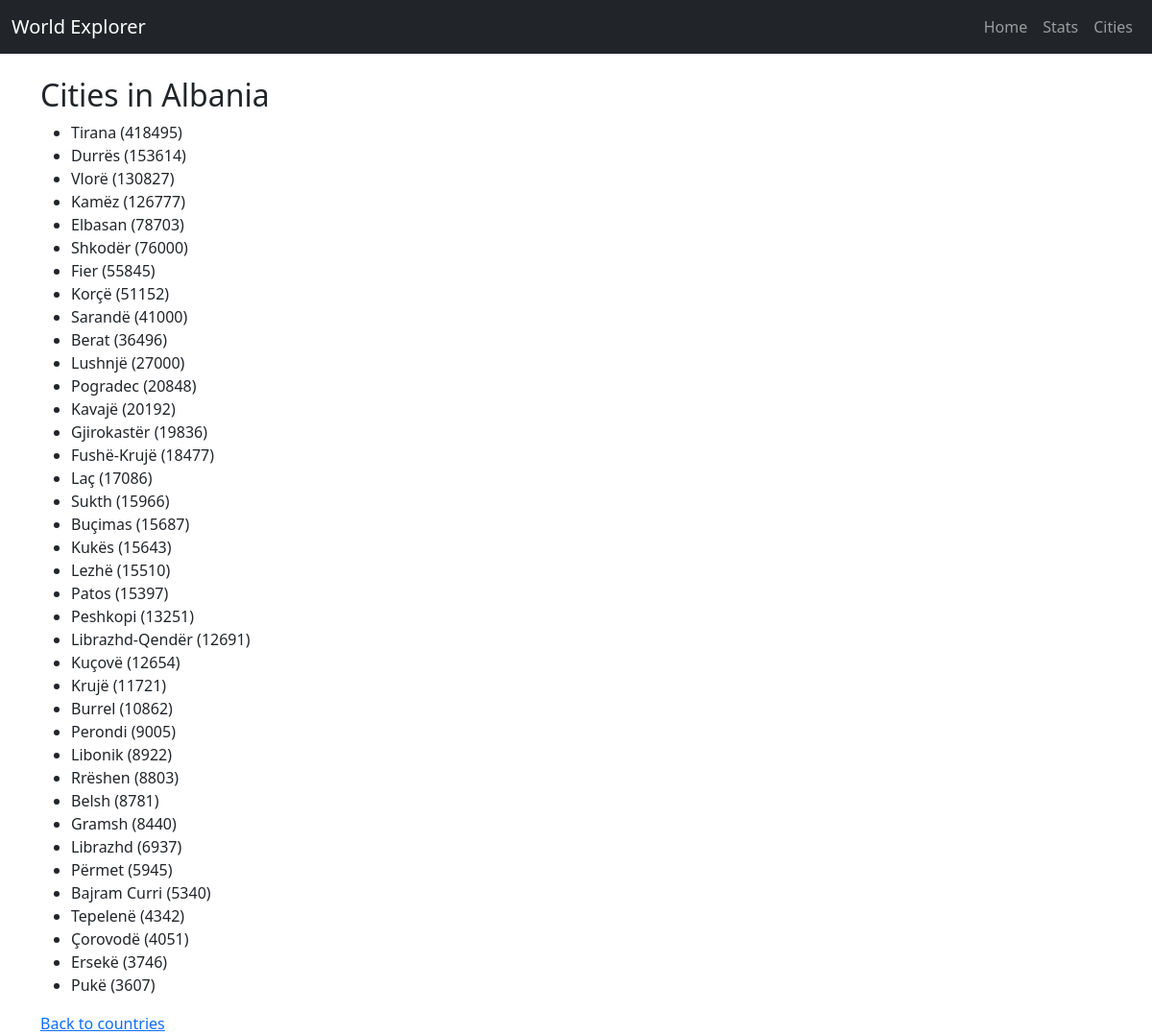
Screenshot of /country/150 with the database file from the repository.
### app/models.py (models this page shows)
class Country(db.Model):
    id = db.Column(db.Integer, primary_key=True)
    name = db.Column(db.String(100), unique=True, nullable=False)
    cities = db.relationship('City', backref='country', lazy=True)

class City(db.Model):
    id = db.Column(db.Integer, primary_key=True)
    name = db.Column(db.String(100), nullable=False)
    population = db.Column(db.Integer)
    country_id = db.Column(db.Integer, db.ForeignKey('country.id'), nullable=False)

### app/routes.py (the view)
@main.route('/country/<int:country_id>')
def country_detail(country_id):
    country = Country.query.get_or_404(country_id)
    return render_template('country.html', country=country)

### app/templates/country.html
{% extends "base.html" %}
{% block content %}
<h2>Cities in {{ country.name }}</h2>
<ul>
    {% for city in country.cities %}
        <li>{{ city.name }}{% if city.population %} ({{ city.population }}){% endif %}</li>
    {% endfor %}
</ul>
<a href="/">Back to countries</a>
{% endblock %}

### rows the page displays
Country: name "Albania"
City: name "Tirana", population "418495"

### other values shown
{{ city.name }} "Durrës" "Vlorë" "Kamëz" "Elbasan" "Shkodër" "Fier" "Korçë" "Sarandë" "Berat" "Lushnjë" "Pogradec" "Kavajë" "Gjirokastër" "Fushë-Krujë" "Laç" "Sukth" "Buçimas" "Kukës" "Lezhë" "Patos" "Peshkopi" "Librazhd-Qendër" "Kuçovë" "Krujë" "Burrel" "Perondi" "Libonik" "Rrëshen" "Belsh" "Gramsh" "Librazhd" "Përmet" "Bajram Curri" "Tepelenë" "Çorovodë" "Ersekë" "Pukë"
{{ city.population }} "153614" "130827" "126777" "78703" "76000" "55845" "51152" "41000" "36496" "27000" "20848" "20192" "19836" "18477" "17086" "15966" "15687" "15643" "15510" "15397" "13251" "12691" "12654" "11721" "10862" "9005" "8922" "8803" "8781" "8440" "6937" "5945" "5340" "4342" "4051" "3746" "3607"
